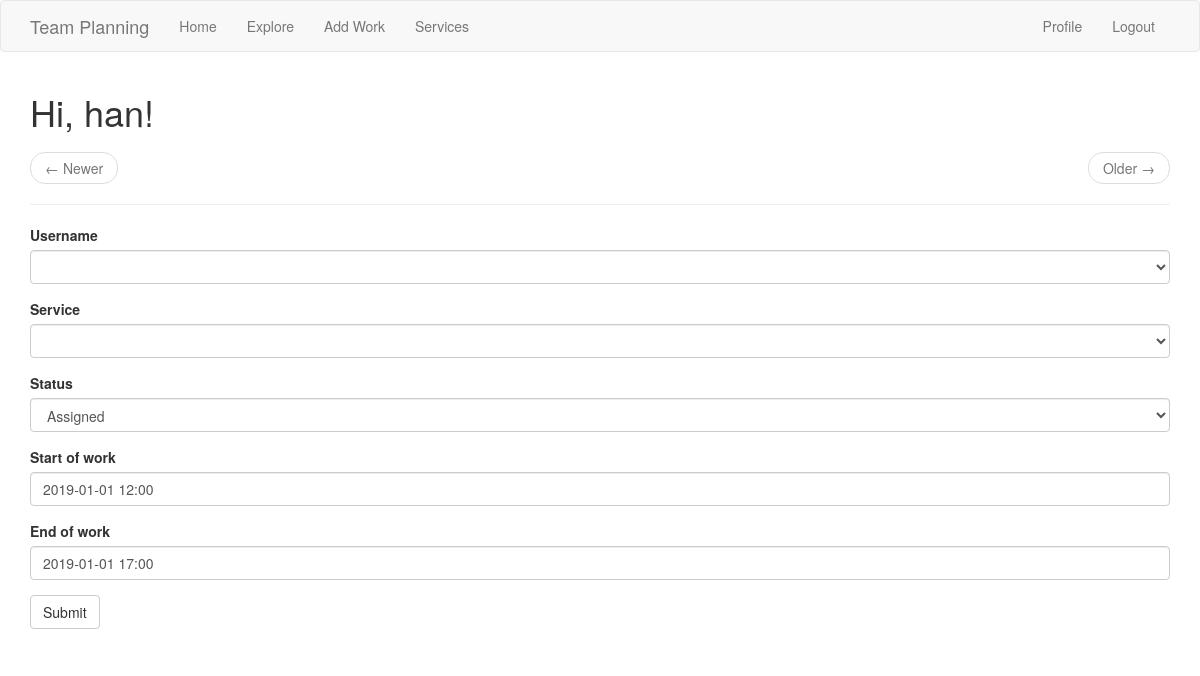
Page /work/edit/?work=2 (signed in) on the committed database.
### app/models.py (models this page shows, shortened)
class User(UserMixin, db.Model):
    id = db.Column(db.Integer, primary_key=True)
    username = db.Column(db.String(64), index=True, unique=True)
    email = db.Column(db.String(120), index=True, unique=True)
    password_hash = db.Column(db.String(128))
    mywork = db.relationship('Work', backref='person', lazy='dynamic')
    about_me = db.Column(db.String(140))
    last_seen = db.Column(db.DateTime, default=datetime.utcnow)

class Work(db.Model):
    id = db.Column(db.Integer, primary_key=True)
    name = db.Column(db.String(140))
    username = db.Column(db.String(140))
    updated = db.Column(db.DateTime, index=True, default=datetime.utcnow)
    start = db.Column(db.DateTime, index=True, default=datetime.utcnow)
    stop = db.Column(db.DateTime, index=True, default=datetime.utcnow)
    service = db.Column(db.String(140))
    user_id = db.Column(db.Integer, db.ForeignKey('user.id'))
    status = db.Column(db.String(140))
    language = db.Column(db.String(5))

### app/main/routes.py (the view)
@bp.route('/work/edit/', methods=['GET', 'POST'])
@login_required
def work_edit():
    workid = request.args.get('work')
    work = Work.query.get(workid)
    if work is None:
        internal_error()
    form = WorkForm(formdata=request.form, obj=work)
    if request.method == 'POST' and form.validate_on_submit():
        form.populate_obj(work)
        db.session.commit()
        flash(_('Your changes have been saved.'))
        return redirect(url_for('main.index'))
    else:
        return render_template('index.html', title=_('Edit Work'),
                           form=form)

### app/main/forms.py
class WorkForm(FlaskForm):
    username = QuerySelectField(query_factory=FindUsers,
                                allow_blank=True, get_label='username')
    service = QuerySelectField(query_factory=FindServices,
                               allow_blank=True, get_label='name')
    status = SelectField(_l('Status'), choices=[('assigned', 'Assigned'),
                ('unassigned', 'Unassigned'),
                ('wants-out', 'Wants out'),
                ('needs-out', 'Needs out')])
    start = DateTimeField(_l('Start of work'),
                          validators=[DataRequired()], format='%Y-%m-%d %H:%M',
                          default=datetime.now())
    stop = DateTimeField(_l('End of work'),
                         validators=[DataRequired()], format='%Y-%m-%d %H:%M',
                         default=datetime.now())
    submit = SubmitField(_l('Submit'))

### app/main/forms.py (called while the page is built)
def FindUsers():
    return User.query.filter_by()

def FindServices():
    return Service.query.filter_by()

### app/main/routes.py (called while the page is built)
@bp.before_app_request
def before_request():
    if current_user.is_authenticated:
        current_user.last_seen = datetime.utcnow()
        db.session.commit()
    g.locale = str(get_locale())

### app/models.py (called while the page is built)
@login.user_loader
def load_user(id):
    return User.query.get(int(id))

### app/templates/index.html (shortened to what this page needs)
{% extends "base.html" %}
{% import 'bootstrap/wtf.html' as wtf %}
{% block app_content %}
    <h1>{{ _('Hi, %(username)s!', username=current_user.username) }}</h1>
    <nav aria-label="...">
        <ul class="pager">
            <li class="previous{% if not prev_url %} disabled{% endif %}">
                <a href="{{ prev_url or '#' }}">
                    <span aria-hidden="true">&larr;</span> {{ _('Newer') }}
                </a>
            </li>
            <li class="next{% if not next_url %} disabled{% endif %}">
                <a href="{{ next_url or '#' }}">
                    {{ _('Older') }} <span aria-hidden="true">&rarr;</span>
                </a>
            </li>
        </ul>
    </nav>
    <hr>
    {% if form %}
    {{ wtf.quick_form(form) }}
    <br>
    {% endif %}
{% endblock %}

### rows in the picture
Work: status "Assigned", start "2019-01-01 12:00", stop "2019-01-01 17:00"
